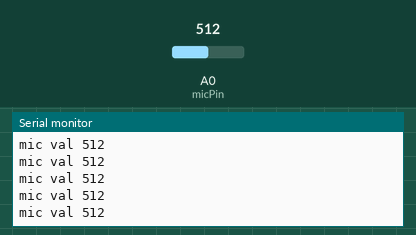
Recording of a sketch running on a simulated Arduino Uno, built with avr-gcc and run on an emulated ATmega328P. Shown: the last lines printed to the serial monitor. Inputs (shaded band) come from the test bench; at power-on: A0 (micPin) = 512.

Above: at 11.8 s.
11.9 s: A0 (micPin) set to 984
At 12.6 s:
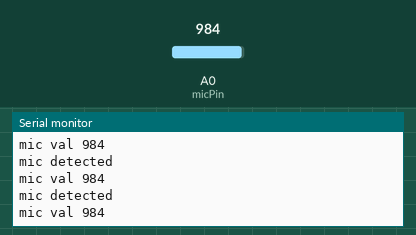
14.9 s: A0 (micPin) set to 1017
At 15.4 s:
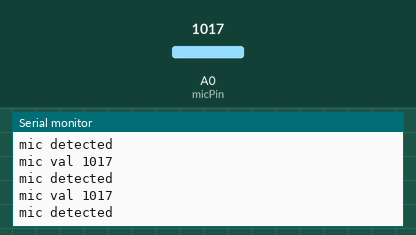
Timing chart, 0 to 17.4 s (numbered marks = the images above; inputs shaded):
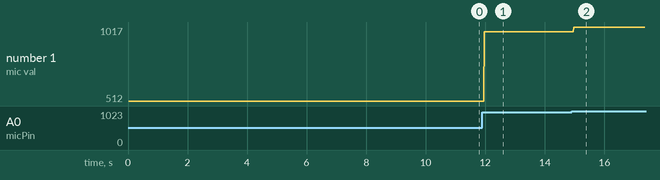

Measured:
- the behaviour switches between 999 and 1000 on A0 (micPin) (found by bisection; images 1 and 2)
- after the input at 11.9 s, the serial monitor: prints a new line after 0.07 s (image 1)
- after the input at 14.9 s, the serial monitor: prints a new line after 0.08 s (image 2)
- plotted number 1: 512 → 984 after the input at 11.9 s, 984 → 1017 after the input at 14.9 s

The sketch:

micro.ino
```cpp
//Parameters
const int micPin  = A0;

//Variables
int micVal  = 0;

void setup() {
  //Init Serial USB
  Serial.begin(9600);
  Serial.println(F("Initialize System"));
  //Init Microphone
  pinMode(micPin, INPUT);
}

void loop() {
  readMicrophone();
}

void readMicrophone( ) { /* function readMicrophone */
  ////Test routine for Microphone
  micVal = analogRead(micPin);
  Serial.print(F("mic val ")); Serial.println(micVal);
  if (micVal > 800) {
    Serial.println("mic detected");
  }
}
```
